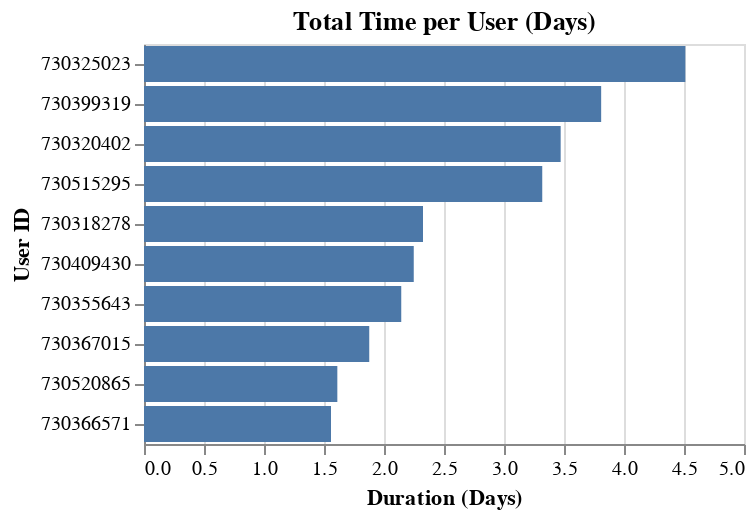

The notebook cell saved with this chart:
### Code cell
# Visualization of the top users in each space.

chart = alt.Chart(duration_by_pid).mark_bar().encode(
    y=alt.Y('PID:O', title='User ID', sort="-x"),
    x=alt.X('Duration (days)', title='Duration (Days)'),
    tooltip=alt.Tooltip('Duration (days)')
).properties(
    title='Total Time per User (Days)'
)

chart

### Figure 1 — Vega-Lite specification as saved in the notebook (floating-point values rounded to 4 significant figures)
{"config": {"view": {"continuousWidth": 300, "continuousHeight": 300}}, "data": {"name": "data-5ef8e072662ac0a8c75edd70aba8a171"}, "mark": {"type": "bar"}, "encoding": {"tooltip": {"field": "Duration (days)", "type": "quantitative"}, "x": {"field": "Duration (days)", "title": "Duration (Days)", "type": "quantitative"}, "y": {"field": "PID", "sort": "-x", "title": "User ID", "type": "ordinal"}}, "title": "Total Time per User (Days)", "$schema": "https://vega.github.io/schema/vega-lite/v5.17.0.json", "datasets": {"data-5ef8e072662ac0a8c75edd70aba8a171": [{"PID": 730325023, "Duration (days)": 4.511}, {"PID": 730399319, "Duration (days)": 3.81}, {"PID": 730320402, "Duration (days)": 3.472}, {"PID": 730515295, "Duration (days)": 3.319}, {"PID": 730318278, "Duration (days)": 2.325}, {"PID": 730409430, "Duration (days)": 2.248}, {"PID": 730355643, "Duration (days)": 2.144}, {"PID": 730367015, "Duration (days)": 1.877}, {"PID": 730520865, "Duration (days)": 1.611}, {"PID": 730366571, "Duration (days)": 1.558}]}}
